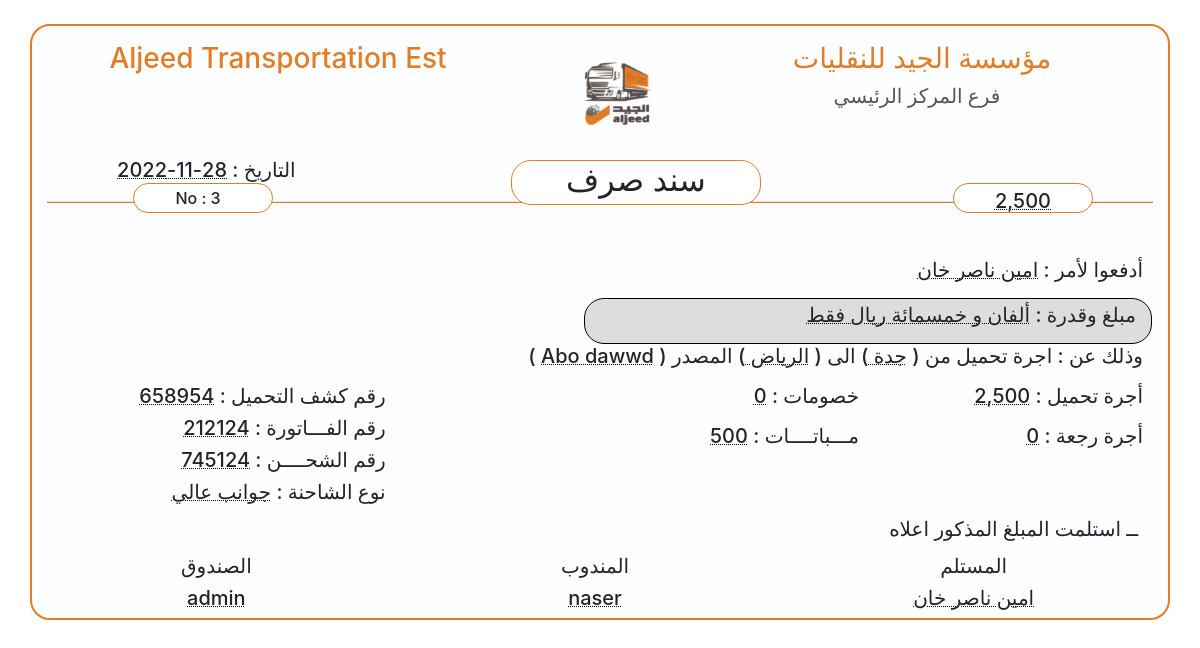
Screenshot of /financial/catch/details/3 (signed in) with the database file from the repository.
### financial/models.py (models this page shows, shortened)
class CatchReceipt(models.Model):
    catchReceipt_id= models.BigAutoField(primary_key=True)
    driver = models.ForeignKey(DriverModel, on_delete=models.CASCADE, null=True )
    source =  models.CharField(max_length=225,  default='جدة' , help_text=' المصدر' , blank=True )
    destination =  models.CharField(max_length=225,  default='الرياض' ,  help_text=' الوجهة', blank=True )
    company = models.ForeignKey(CompanyModel, on_delete=models.CASCADE, null=True , blank=True )
    date = models.DateTimeField(default=timezone.now, help_text=' التاريخ' , blank=True )
    amount =  models.CharField(max_length=225,  help_text=' الاجرة'  )
    overnight =  models.CharField(max_length=225,  default='0' ,  help_text=' المبات'  )
    return_fare =  models.CharField(max_length=225,  default='0' ,  help_text=' اجرة رجعة' )
    deduction =  models.CharField(max_length=225,  default='0' ,  help_text='خصم' )
    total_amount =  models.CharField(max_length=225,  default='0' ,  help_text='المجموع', null=True, blank=True )
    policy_number =  models.CharField(max_length=225,  default='' , help_text=' رقم البوليصة' , blank=True )
    notice_number =  models.CharField(max_length=225,  default='' , help_text=' رقم الاشعار' , blank=True )
    Shipment_id =  models.CharField(max_length=225,  default='' , help_text=' رقم الشحن' , blank=True )
    delegate =  models.ForeignKey(User, on_delete=models.CASCADE, null=True, help_text=' المندوب ')
    accountant =  models.CharField(max_length=225, null=True,help_text=' المحاسب ' )
    Truck_Reefers = 'تريلا براد'
    Truck_Flatbed  = 'سطحة'
    Truck_high_sides = 'جوانب عالي'
    Truck_Curtainsider = 'ستارة'
    lory_Flatbed= 'لوري عادي'
    lory_Reefers= 'لوري براد'
    dinah_Flatbed= 'يدنة عادي'
    dinah_Reefers= 'دينة براد'
    Vehicle = [
        (Truck_Reefers, 'تريلا براد'),
        (Truck_Flatbed, 'سطحة'),
        (Truck_high_sides, 'جوانب عالي'),
        (Truck_Curtainsider, 'ستارة'),
        (lory_Flatbed, 'لوري عادي'),
        (lory_Reefers, 'يدنة عادي'),
        (dinah_Flatbed, 'يدنة عادي'),
        (dinah_Reefers, 'دينة براد'),
    ]
    Vehicle_Type = models.CharField( choices=Vehicle, default=Truck_Flatbed,
        max_length=30, help_text='نوع السيارة(سطحة - جوانب) ....',  null=True, blank=True )
    branch = models.CharField(max_length=225,  default='المركز الرئيسي' , help_text=' الفرع' , blank=True, null=True, )
    payment_method = models.CharField( max_length=225,  default='نقداً' , help_text=' طريقة الدفع' , blank=True, null=True, )

### drivers/models.py (models this page shows)
class DriverModel(models.Model):
    driver_id = models.BigAutoField(primary_key=True)
    driver_name = models.CharField(max_length=225,  help_text='اسم السائق',  null=True, blank=True)
    Saudi_Arabia = 'Saudi'
    YEMEN = 'Yemeni'
    Syria = 'Syrian'
    Egypt = 'Egypt'
    Afghanistan = 'Afghanistan'
    Pakistan = 'Pakistani'
    Jordan = 'Jordanian'
    India = 'Indian'
    Other = 'other'
    countrys = [
        (Saudi_Arabia, 'Saudi'),
        (YEMEN, 'Yemeni'),
        (Syria, 'Syrian'),
        (Egypt, 'Egypt'),
        (Afghanistan, 'Afghanistan'),
        (Pakistan, 'Pakistani'),
        (Jordan, 'Jordanian'),
        (India, 'Indian'),
        (Other, 'other')
    ]
    driver_nationality = models.CharField(
        max_length=20, choices=countrys, default=Other,  help_text='جنسية السائق',  null=True, blank=True)
    driver_phone_number = models.CharField(
        max_length=16, help_text='رقم هاتف السائق ',  null=True, blank=True)
    Identification_Number = models.CharField(
        max_length=10,  help_text='رقم الهوية/الاقامة',  null=True, blank=True)
    truck_plate_number = models.CharField(
        max_length=8,  help_text='رقم لوحة الشاحنة',  null=True, blank=True)
    Truck_Reefers = 'تريلا براد'
    Truck_Flatbed  = 'سطحة'
    Truck_high_sides = 'جوانب عالي'
    Truck_Curtainsider = 'ستارة'
    lory_Flatbed= 'لوري عادي'
    lory_Reefers= 'لوري براد'
    dinah_Flatbed= 'يدنة عادي'
    dinah_Reefers= 'دينة براد'
    Vehicle = [
        (Truck_Reefers, 'تريلا براد'),
        (Truck_Flatbed, 'سطحة'),
        (Truck_high_sides, 'جوانب عالي'),
        (Truck_Curtainsider, 'ستارة'),
        (lory_Flatbed, 'لوري عادي'),
        (lory_Reefers, 'يدنة عادي'),
        (dinah_Flatbed, 'يدنة عادي'),
        (dinah_Reefers, 'دينة براد'),
    ]
    Vehicle_Type = models.CharField( choices=Vehicle, default=Truck_Flatbed,
        max_length=30, help_text='نوع السيارة(سطحة - جوانب) ....',  null=True, blank=True)
    Sequence_Number = models.CharField(
        max_length=30, help_text='الرقم التسلسلي من الاستمارة',  null=True, blank=True)
    Owner_car_id_number = models.CharField(
        max_length=10,  help_text='رقم هوية مالك السيارة',  null=True, blank=True)
    def __str__(self):
        return self.driver_name

### companies/models.py (models this page shows)
class CompanyModel(models.Model):
    company_name = models.CharField(max_length=225,  help_text='اسم الشركة')
    company_id = models.BigAutoField(primary_key=True)
    company_city = models.CharField(max_length=225,  default='Dammam',help_text='مقر الشركة')
    charging_area = models.CharField( max_length=225, default='Jeddah', help_text='منطقة الشحن ')
    def __str__(self):
        return self.company_name

### financial/views.py (the view)
# urls.py: path('financial/catch/details/<int:pk>',views.catch_receipt_details, name='catch_receipt_details' ),
@login_required(login_url='login')
def catch_receipt_details(request, pk):
    catch_receipt = get_object_or_404(CatchReceipt, pk=pk)
    total_ward = num2words(int(catch_receipt.total_amount ) , lang='ar')
    return render(request, 'financial/catch/catch_receipt_details.html',{
        'catch_receipt':catch_receipt,
        'total_ward':total_ward,
        })

### templates/financial/catch/catch_receipt_details.html (shortened to what this page needs)
{% load static %}
{% load humanize %}
<!DOCTYPE html>
<html lang="ar" dir="rtl">
<head>
    <link href="{% static 'css/main.css' %}" rel="stylesheet">
    <link href="{% static 'css/style.css' %}" rel="stylesheet">
</head>
<body>
    <div class="container all">
        <div class="row row1 p-3">
            <div class="col-sm-5 ">
                <h3>مؤسسة الجيد للنقليات</h3>
                <h5>فرع {{ catch_receipt.branch }}</h5>
            </div>
            <div class="col-sm-2 p-3"><img class="imgo ml-5" src="{% static 'img/logo.png' %}"></div>
            <div class="col-sm-5">
                <h3> Aljeed Transportation Est</h3>
            </div>
        </div>
        <div class="row row-2">
            <div class="col-sm-3 mr-5">
                <div class="box-4 mb-2">
                    <h5>
                        <p><span id="ted1">
                            {{ catch_receipt.total_amount|intcomma  }}
                        </span></p>
                    </h5>
                </div>
            </div>
            <div class="col-sm-3 mx-5">
                <div class="box-3">
                    <h2 >سند صرف</h2>
                </div>
            </div>
            <div class="col-sm-3 mr-5" >
                <div class="box-5 " >
                    <h6 > No :  {{ catch_receipt.catchReceipt_id }} </h6>
                </div>
            </div>
        </div>
        <div class="row row-3">
            <div class="col-sm-8">
                <h5>
                    <p class="ml-4">أدفعوا لأمر : <span id="dotted"> {{ catch_receipt.driver }} </span></p>
                </h5>
            </div>
            <div class="col-sm-4 ">
                <h5 style="margin-top:-100px; margin-right:100px">التاريخ :  <span id="dotted">{{ catch_receipt.date|date:"d-m-Y" }}</span></h5>
            </div>
        </div>
        <div  class="row row-4">
            <div class="col-sm-6 colored mr-3">
                <h5 class="m-0 mt-1 " >
                    <p>مبلغ وقدرة :  <span id="dotted">{{total_ward}} ريال فقط</span></p>
                </h5>
            </div>
        </div>
        <div  class="row row-4">
            <div class="col-sm-8">
                <h5 >
                    <p> وذلك عن : اجرة تحميل من ( <span id="dotted">{{ catch_receipt.source }} </span> ) الى  (  <span id="dotted">{{ catch_receipt.destination }}  </span> ) المصدر ( <span id="dotted"> {{ catch_receipt.company }}</span>  )        <p>
                </h5>
            </div>
        </div>
        <div class="row row-4">
            <div class="col-sm-3">
                <h5 >
                    <p> أجرة تحميل : <span id="dotted">{{ catch_receipt.amount|intcomma }}</span></p>
                </h5>
                <h5 >
                    <p> أجرة رجعة :   <span id="dotted">{{ catch_receipt.return_fare|intcomma }}</span></p>
                </h5>
            </div>
            <div class="col-sm-3">
                <h5 >
                    <p> خصومات : <span id="dotted">{{ catch_receipt.deduction|intcomma }}</span></p>
                </h5>
                <h5 >
                    <p> مـــباتــــات : <span id="dotted">{{ catch_receipt.overnight|intcomma }}</span></p>
                </h5>
            </div>
            <div class="col-sm-2">
            </div>
            <div class="col-sm-4">
                <h5>رقم كشف التحميل : <span id="dotted">{{ catch_receipt.policy_number }} </span></h5>
                <h5>رقم الفـــاتورة : <span id="dotted">{{ catch_receipt.notice_number }} </span></h5>
                <h5>رقم الشحــــن : <span id="dotted">{{ catch_receipt.Shipment_id }} </span></h5>
                <h5> نوع الشاحنة : <span id="dotted">{{ catch_receipt.Vehicle_Type }} </span></h5>
            </div>
        </div>
        <h5 style=" padding:5px"> ــ استلمت المبلغ المذكور اعلاه</h5>
        <div  class="row row-4">
            <div class="col-sm-4">
                <h5  style="text-align:center">المستلم</h5>
                <h5 style="text-align:center"><span id="dotted">{{ catch_receipt.driver }} </span></h5>
            </div>
            <div class="col-sm-4">
                <h5 style="text-align:center">المندوب</h5>
                <h5 style="text-align:center"><span id="dotted">{{ catch_receipt.delegate }} </span></h5>
            </div>
            <div class="col-sm-4">
                <h5 style="text-align:center">الصندوق</h5>
                <h5 style="text-align:center"><span id="dotted">{{ catch_receipt.accountant }} </span></h5>
            </div>
        </div>
    </div>
</body>
</html>

### static/css/style.css (style rules this page uses)
h5, h6 { text-align: right; margin-right: 10px; }
#dotted { text-decoration: underline black dotted 0.8px; }
#ted1 { text-decoration: underline black dotted 0.8px; font-size: 20px; line-height: 30px; vertical-align: -5px; }
.box-3 { background-color: #fff; height: 45px; width: 250px; text-align: center; margin-top: 5; margin-right: 12px; border: 1px solid #e17d27; border-radius: 20px; }
.box-4 { background-color: #fff; height: 30px; width: 140px; text-align: center; margin-top: 23px; margin-right: 12px; border: 1px solid #e17d27; border-radius: 20px; text-align:center; }
.box-4 p { text-align: center; margin-left: 10px; }
.box-5 { background-color: #fff; height: 30px; width: 140px; text-align: center; margin-top: 23px; margin-right: 120px; border: 1px solid #e17d27; border-radius: 20px; text-align:center; }
.box-5 h6 { text-align: center; margin-top: 5px; }
h5, h6 { text-align:right; margin-right: 10px; }
.all { margin-top: 2%; border: 2px solid #e17d27; border-radius: 20px; background-color: #fdfeff; }
.imgo { width: 90px; height: 70px; }
h3 { text-align: center; color: #e17d27; }
.row1 h5 { text-align: center; color: #555; }
.row-3 { margin-top: 5%; }
.colored { background-color: #ddd; border: 1px solid black; border-radius: 20px; }

### rows the page displays
CatchReceipt: branch "المركز الرئيسي", total_amount "2,500", catchReceipt_id "3", driver "امين ناصر خان", date "28-11-2022", source "جدة", destination "الرياض", company "Abo dawwd", amount "2,500", return_fare "0", deduction "0", overnight "500", policy_number "658954", notice_number "212124", Shipment_id "745124", Vehicle_Type "جوانب عالي", delegate "naser", accountant "admin"

### other values shown
{{ total_ward }} "ألفان و خمسمائة"
